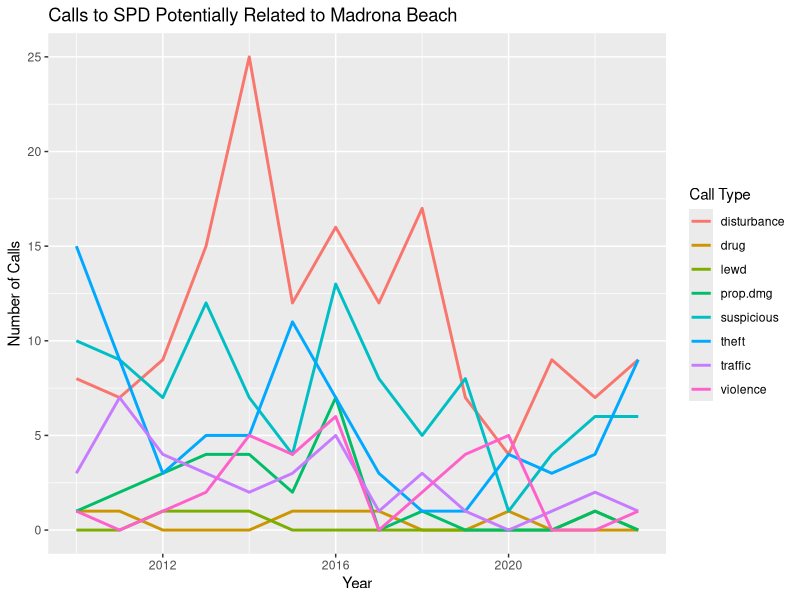
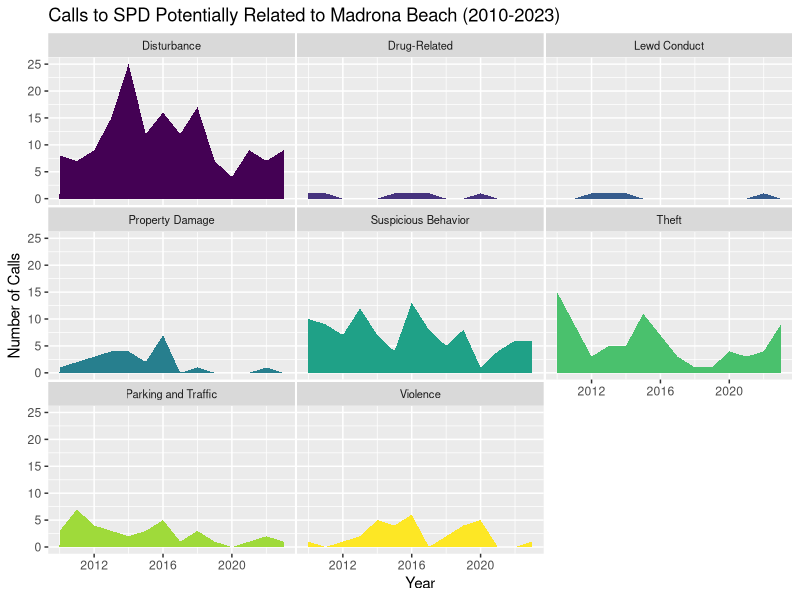

Write the R code that produced these figures, in order.
## ---- chunk 1
knitr::opts_chunk$set(echo = TRUE)
## ---- chunk 2
# Add all required libraries here
list.of.packages <- c("tidyverse", "lubridate", "viridisLite", "plotly")
# Get names of all required packages that aren't installed
new.packages <- list.of.packages[!(list.of.packages %in% installed.packages()[, "Package"])]
# Install all new packages
if(length(new.packages)) install.packages(new.packages)


# Load all required libraries
lapply(list.of.packages, FUN = function(X) {
  do.call("require", list(X))
})
## ---- chunk 3
# Read in data
madrona_call_dat <- read.csv(file = "../output/potential_madrona_calls_2010-2023.csv")

# Create new Year column
madrona_call_dat$Year <- isoyear(madrona_call_dat$Incident.Date)

# Remove all data from the year 2024, as it's only just beginning :)
madrona_call_dat <- madrona_call_dat %>%
  filter(Year != 2024)

# Create line plot of broad call type vs. year

# Mutate data
graph_dat <- madrona_call_dat %>%
  group_by(broad_category, Year, .drop = FALSE) %>%
  summarise(n = length(broad_category))

# Convert to tibble
graph_dat <- as_tibble(graph_dat)

# Add in zeros
graph_dat <- graph_dat %>% 
  complete(broad_category, Year, fill = list(n = 0))

# Create graph
graph <- graph_dat %>%
  ggplot(aes(x = Year, y = n, group = broad_category, color = broad_category)) +
  geom_line(size = 1) +
  ylim(0, NA) +
  labs(y = "Number of Calls", col = "Call Type") +
  ggtitle("Calls to SPD Potentially Related to Madrona Beach")
  
# Save graph
ggsave(filename = "../graphs/MadronaBeach/potential_madrona_calls_2010-2023_linegraph.png", plot = graph,
       width = 10, height = 7, units = "in")

# Create string of labels
labels <- c(
  disturbance = "Disturbance", 
  drug = "Drug-Related", 
  lewd = "Lewd Conduct", 
  prop.dmg = "Property Damage", 
  suspicious = "Suspicious Behavior", 
  theft = "Theft", 
  traffic = "Parking and Traffic", 
  violence = "Violence")

graph <- graph_dat %>%
  ggplot(aes(x = Year, y = n, fill = broad_category)) +
  geom_area() +
  scale_fill_viridis_d() +
  theme(legend.position = "none", 
        panel.spacing = unit(0.1, "lines"),
        strip.text.x = element_text(size = 8)) +
  facet_wrap(~broad_category, scales = "fixed", labeller = labeller(broad_category = labels)) +
  ggtitle("Calls to SPD Potentially Related to Madrona Beach (2010-2023)") +
  ylab("Number of Calls")

ggsave(filename = "../graphs/MadronaBeach/potential_madrona_calls_2010-2023_facetwrap.png", plot = graph,
       width = 10, height = 7, units = "in")
  
